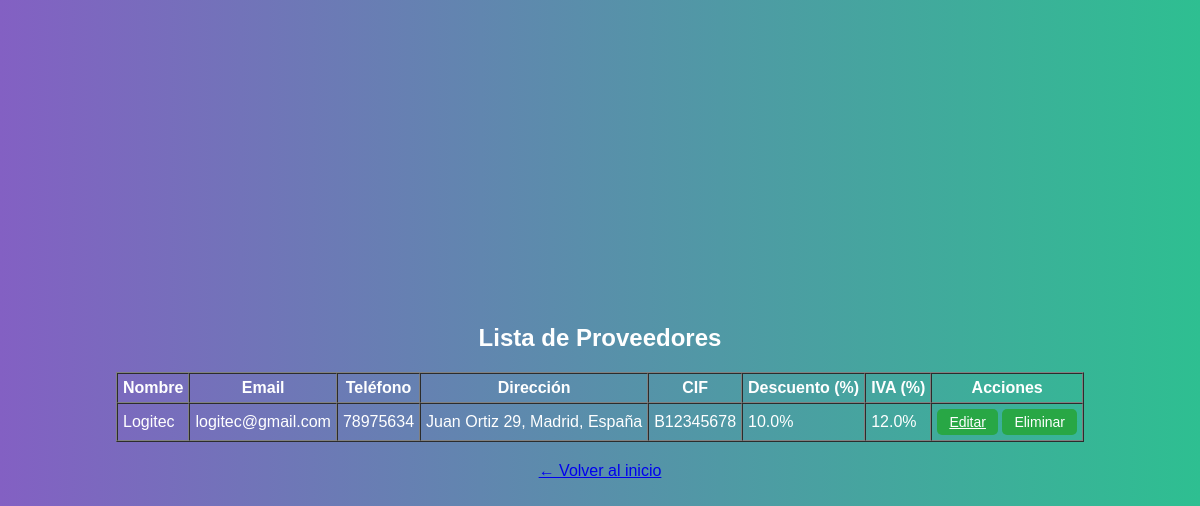
Page /proveedores (signed in) on the earlier database version.
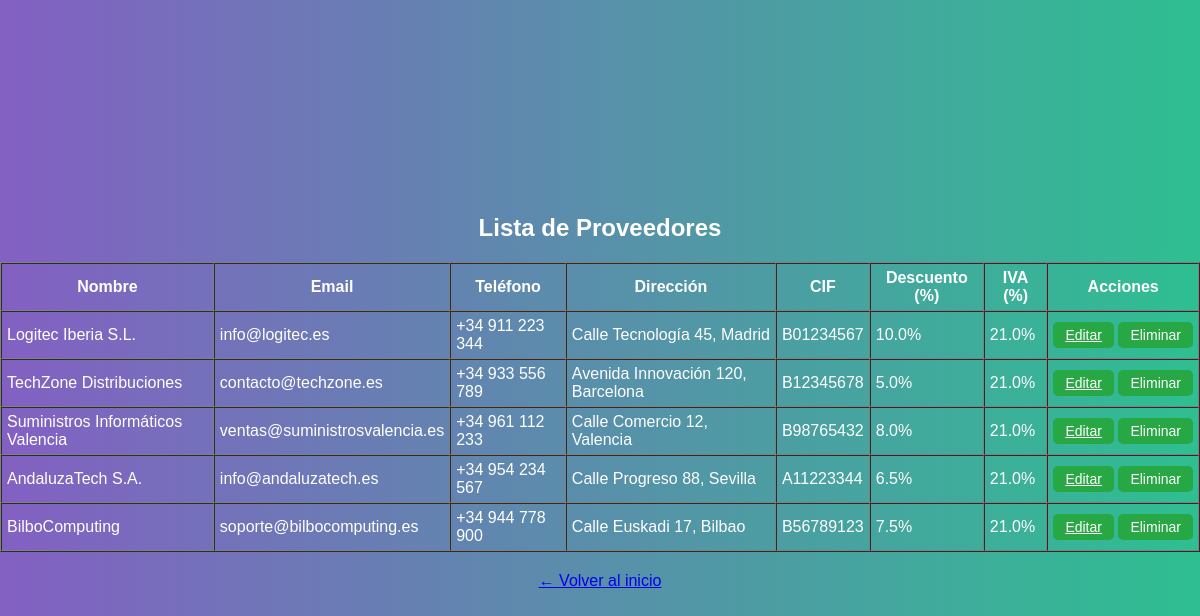
Same page on the later database version.
### app/models.py (models this page shows, shortened)
class Proveedor(db.Model):
    id = db.Column(db.Integer, primary_key=True)
    nombre = db.Column(db.String(100), nullable=False)
    email = db.Column(db.String(150))
    telefono = db.Column(db.String(20))
    direccion = db.Column(db.String(200))
    cif = db.Column(db.String(50))
    porcentaje_descuento = db.Column(db.Float)
    iva = db.Column(db.Float)
    productos = db.relationship('Producto', backref='proveedor', lazy=True)  #  # Relación con productos del proveedor

### app/routes.py (the view)
@main.route('/proveedores')
@login_required
def listar_proveedores():
    if current_user.role != 'admin':
        flash('Acceso denegado')
        return redirect(url_for('main.dashboard'))
    proveedores = Proveedor.query.all()
    return render_template('listar_proveedores.html', proveedores=proveedores)

### app/templates/listar_proveedores.html (shortened to what this page needs)
{% extends 'base.html' %}
{% block content %}
<h2>Lista de Proveedores</h2>
{% if proveedores %}
  <table border="1" cellpadding="5" cellspacing="0">
    <thead>
      <tr>
        <th>Nombre</th>
        <th>Email</th>
        <th>Teléfono</th>
        <th>Dirección</th>
        <th>CIF</th>
        <th>Descuento (%)</th>
        <th>IVA (%)</th>
        <th>Acciones</th>
      </tr>
    </thead>
    <tbody>
      {% for proveedor in proveedores %}
      <tr>
        <td>{{ proveedor.nombre }}</td>
        <td>{{ proveedor.email }}</td>
        <td>{{ proveedor.telefono }}</td>
        <td>{{ proveedor.direccion or '-' }}</td>
        <td>{{ proveedor.cif or '-' }}</td>
        <td>{{ proveedor.porcentaje_descuento or '0' }}%</td>
        <td>{{ proveedor.iva or '0' }}%</td>
        <td style="white-space: nowrap; text-align: center;">
          <a href="{{ url_for('main.editar_proveedor', id=proveedor.id) }}" class="boton-accion">Editar</a>
          <form action="{{ url_for('main.eliminar_proveedor', id=proveedor.id) }}" method="POST" class="inline-form">
            <button type="submit" class="boton-accion" onclick="return confirm('¿Eliminar este proveedor?');">Eliminar</button>
          </form>
        </td>
      </tr>
      {% endfor %}
    </tbody>
  </table>
{% else %}
  <p>No hay proveedores registrados.</p>
{% endif %}
<p style="text-align: center; margin-top: 20px;">
  <a href="{{ url_for('main.dashboard') }}">← Volver al inicio</a>
</p>
{% endblock %}

Differences in the rows shown:
changed Proveedor: nombre "Logitec" → "Logitec Iberia S.L."; email "logitec@gmail.com" → "info@logitec.es"; telefono "78975634" → "+34 911 223 344"; direccion "Juan Ortiz 29, Madrid, España" → "Calle Tecnología 45, Madrid"; cif "B12345678" → "B01234567"; iva "12.0" → "21.0"
added Proveedor: nombre "TechZone Distribuciones", email "contacto@techzone.es", telefono "+34 933 556 789", direccion "Avenida Innovación 120, Barcelona", cif "B12345678", porcentaje_descuento "5.0", iva "21.0"
added Proveedor: nombre "Suministros Informáticos Valencia", email "ventas@suministrosvalencia.es", telefono "+34 961 112 233", direccion "Calle Comercio 12, Valencia", cif "B98765432", porcentaje_descuento "8.0", iva "21.0"
added Proveedor: nombre "AndaluzaTech S.A.", email "info@andaluzatech.es", telefono "+34 954 234 567", direccion "Calle Progreso 88, Sevilla", cif "A11223344", porcentaje_descuento "6.5", iva "21.0"
added Proveedor: nombre "BilboComputing", email "soporte@bilbocomputing.es", telefono "+34 944 778 900", direccion "Calle Euskadi 17, Bilbao", cif "B56789123", porcentaje_descuento "7.5", iva "21.0"
